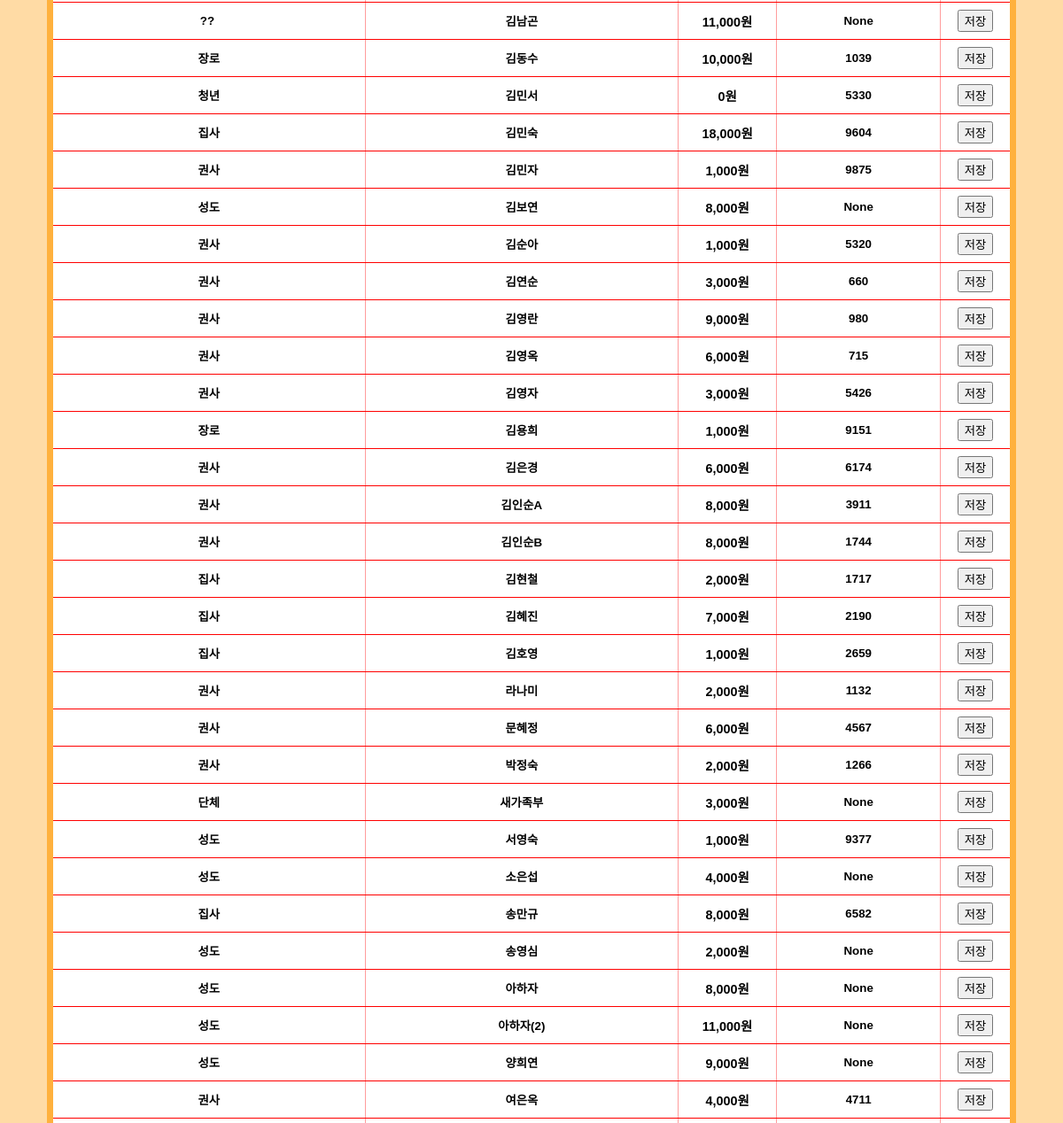
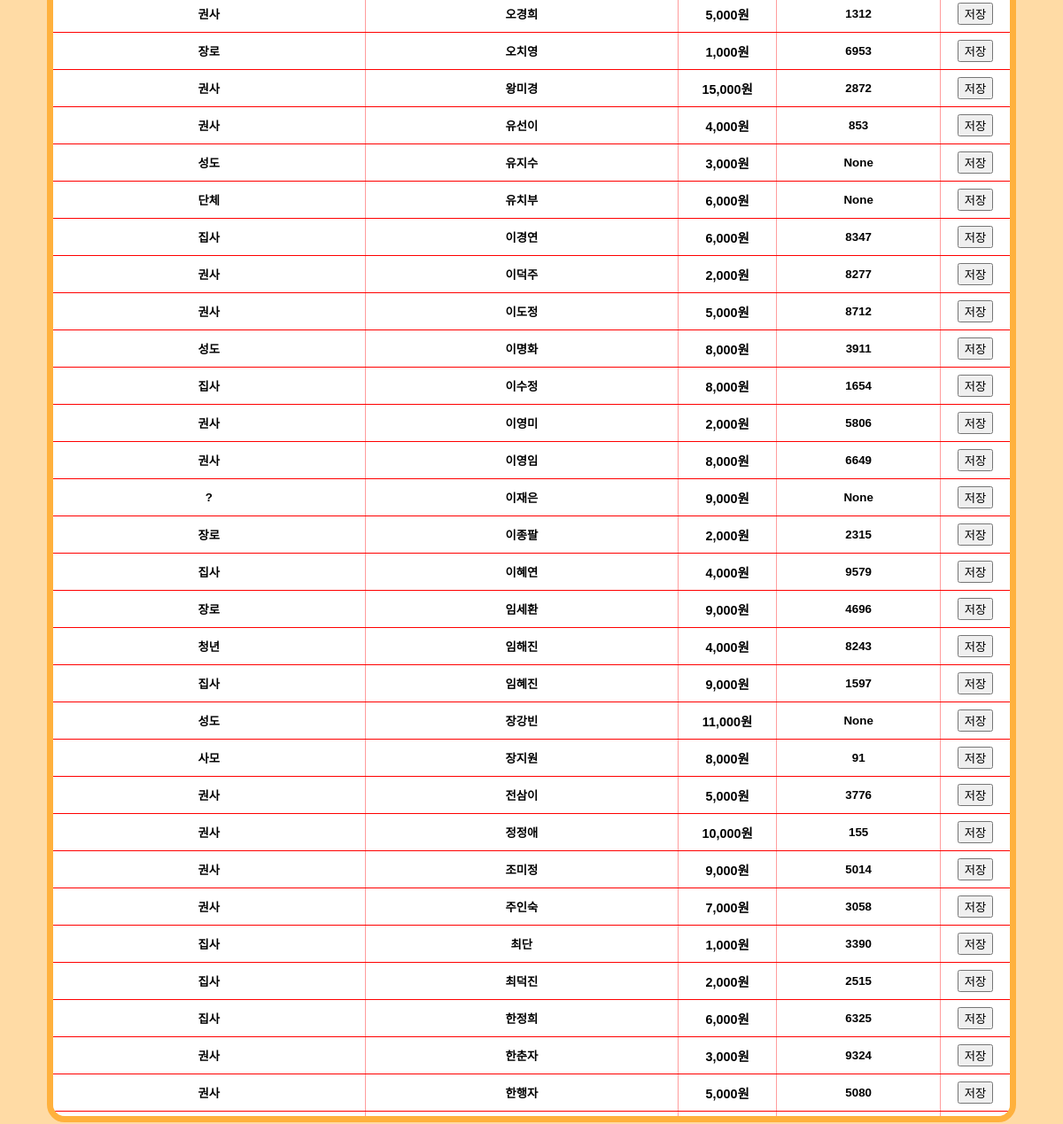
Page /Client_list/ (middle part) on the earlier database version (2 pictures, top to bottom).
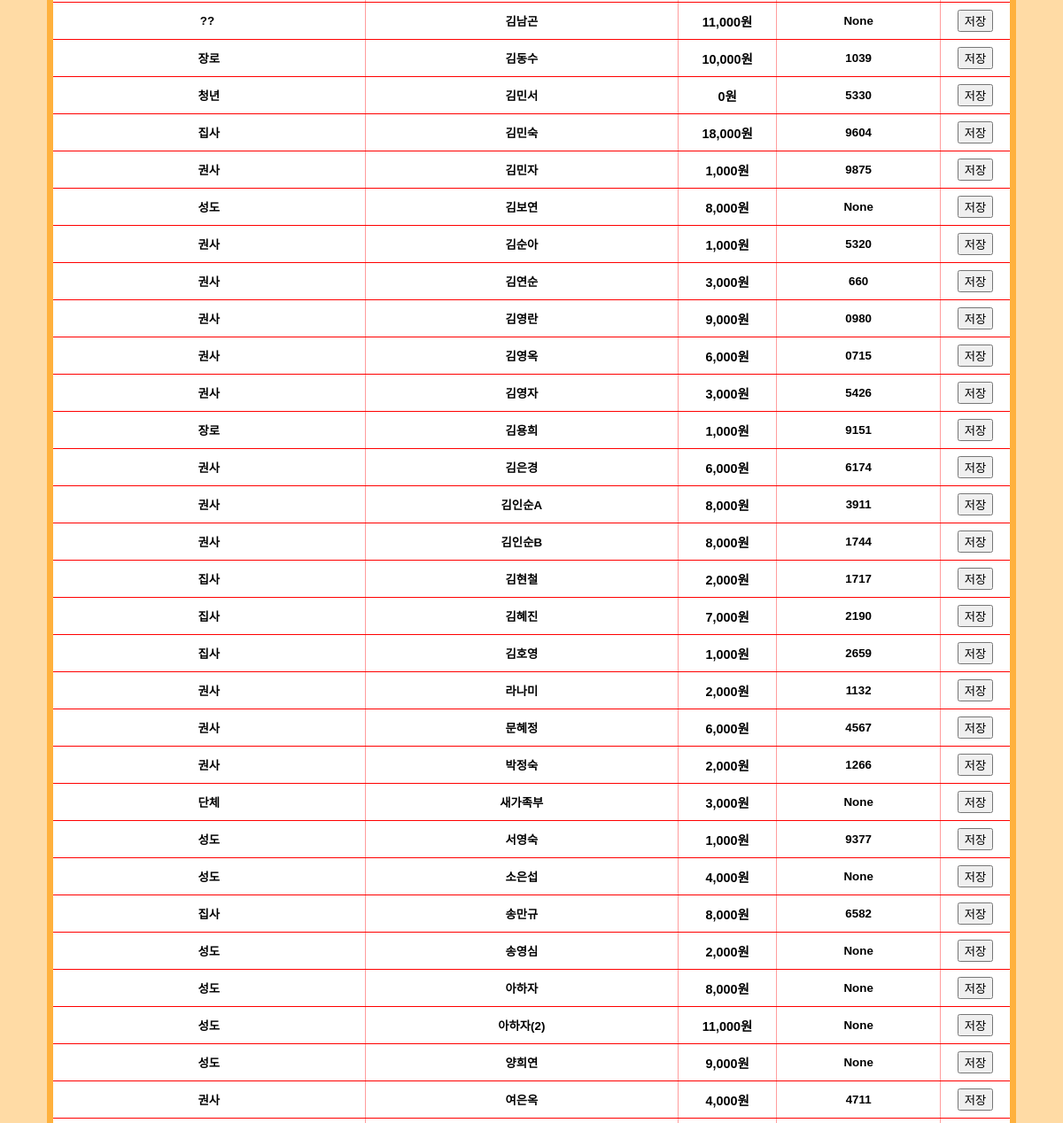
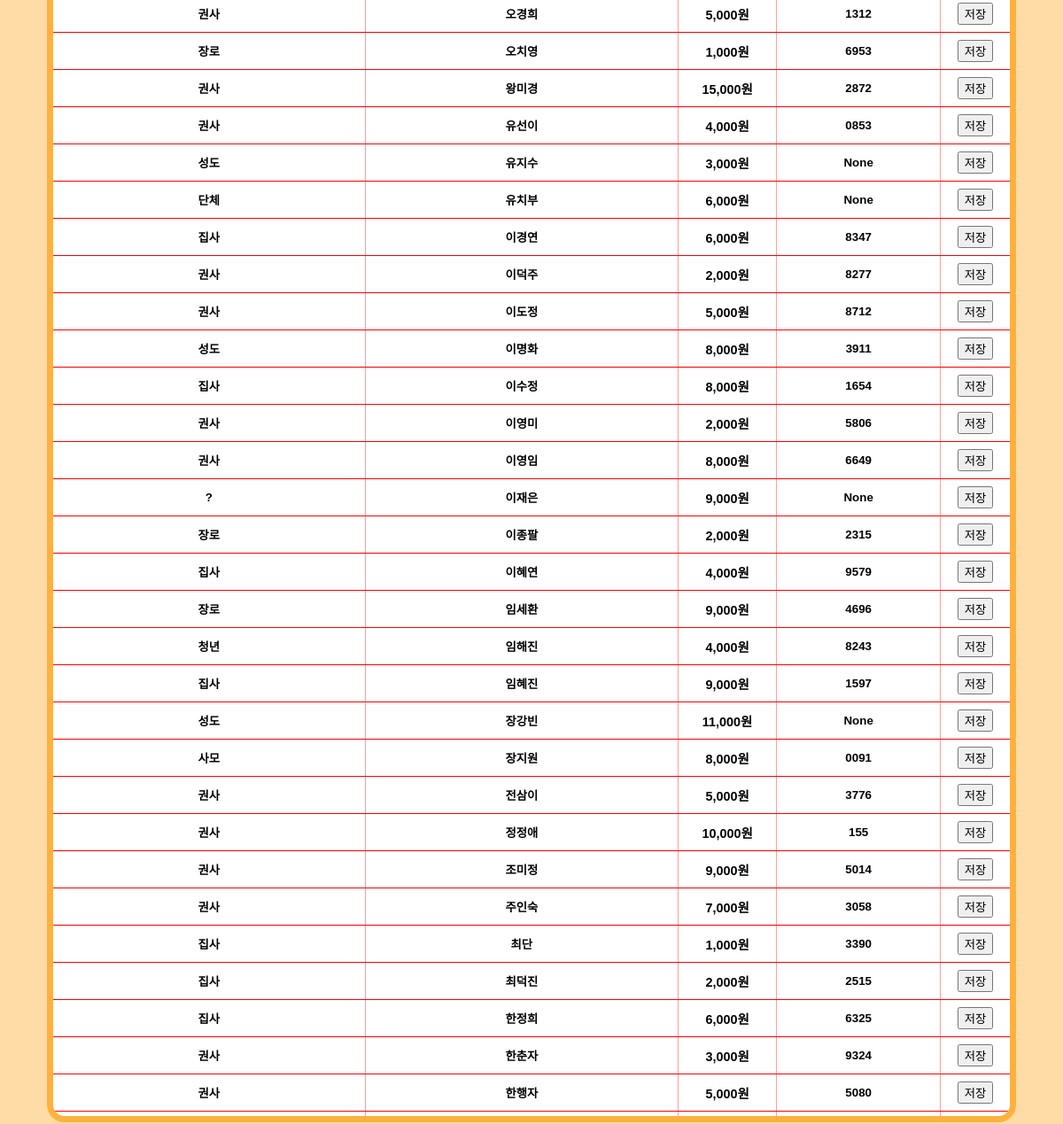
Same page on the later database version (2 pictures, top to bottom).
### main/models.py (models this page shows)
class ClientNumberData(models.Model):
    name = models.CharField(max_length=15, null=False)
    phone_number = models.CharField(max_length=15, null=True)
    current_point = models.IntegerField(null=True, blank=True)
    charge_point = models.CharField(max_length=15, null=True, blank=True)
    position = models.CharField(max_length=15, null=True, blank=True)
    age = models.IntegerField(null=True, blank=True)
    value = models.CharField(max_length=15, null=True, default='default_value')

### main/views.py (the view)
# urls.py: path('Client_list/', ClientList.as_view()),
class ClientList(APIView):
    def get(self, request):
        today = timezone.now().date()
        client_data = ClientNumberData.objects.all().order_by('name')
        manager_list = CafeManager.objects.all()
        context = {
            'today': today,
            'manager_list': manager_list,
            'client_data': client_data,
        }
        return render(request, 'main/client_list.html', context)

### templates/main/client_list.html (shortened to what this page needs)
<!DOCTYPE html>
<html lang="en">
<head>
    {% load static %}
    {% load humanize %}
    <link rel="stylesheet" type="text/css" href="{% static 'client_list/client_list.css' %}">
</head>
<body>
<div class="client-list-content">
    <div class="client-list-container">
        <table>
            <tbody>
            {% for list in client_data %}
            <tr>
                <td>
                    <input type="text" class="client-position" value="{{ list.position }}">
                </td>
                <td>
                    <input type="text" class="client-name" value="{{ list.name }}">
                </td>
                <td>{{ list.current_point|intcomma }}원</td>
                <td class="phone-number-td">
                    <input type="text" class="phone-number" value="{{ list.phone_number }}">
                </td>
                <td>
                    <button class="client-update" onclick="updateClient(this)">저장</button>
                </td>
            </tr>
            {% endfor %}
            </tbody>
        </table>
    </div>
</div>
</body>
</html>

Differences in the rows shown:
changed ClientNumberData "김영란": phone_number "980" → "0980"
changed ClientNumberData "김영옥": phone_number "715" → "0715"
changed ClientNumberData "유선이": phone_number "853" → "0853"
changed ClientNumberData "사모": phone_number "91" → "0091"
